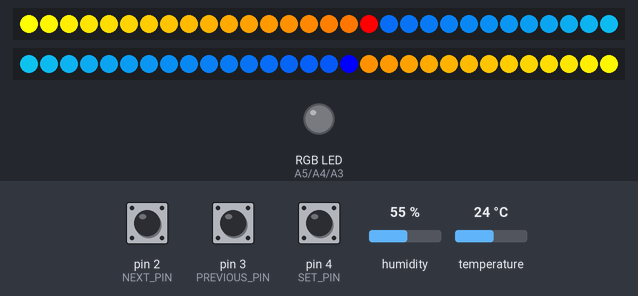
This sketch was run on a simulated Arduino Uno, built with avr-gcc and run on an emulated ATmega328P. On the bench: 2 × 30 RGB LEDs in strip order, left to right, an RGB LED mixed from three pins (HIGH = lit). The inputs (shaded band) are chosen by the test bench; at power-on: pin 4 (SET_PIN) LOW, pin 3 (PREVIOUS_PIN) LOW, pin 2 (NEXT_PIN) LOW, humidity 55 %, temperature 24 °C. EEPROM starts erased.

Above: at 8.9 s.
9.0 s: pin 4 (SET_PIN) pulled HIGH for 0.4 s
At 10.6 s:
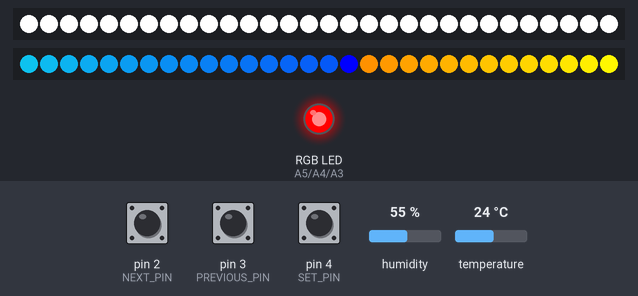
10.9 s: pin 3 (PREVIOUS_PIN) driven HIGH
At 12.8 s:
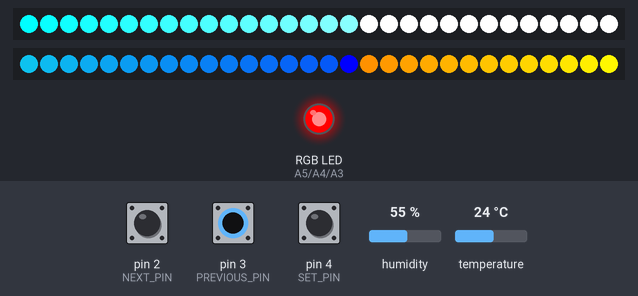
13.6 s: pin 4 (SET_PIN) pulled HIGH for 1 s
At 15.9 s:
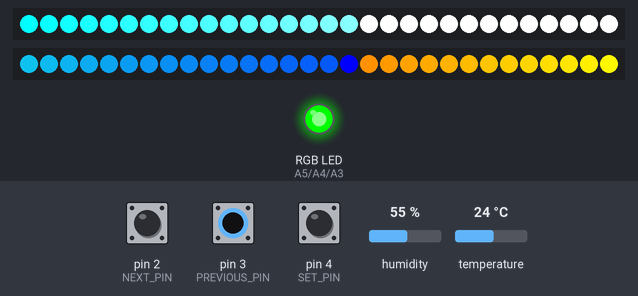
16.3 s: pin 4 (SET_PIN) pulled HIGH for 0.4 s
At 17.5 s:
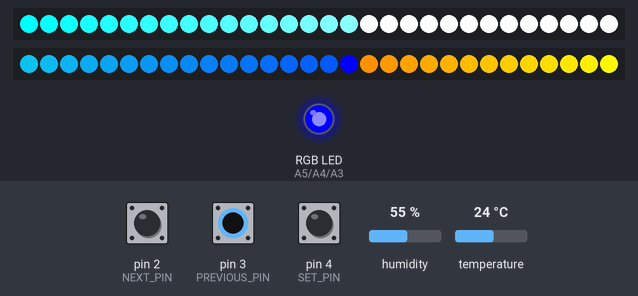
18.4 s: pin 4 (SET_PIN) pulled HIGH for 3.2 s
At 22.2 s:
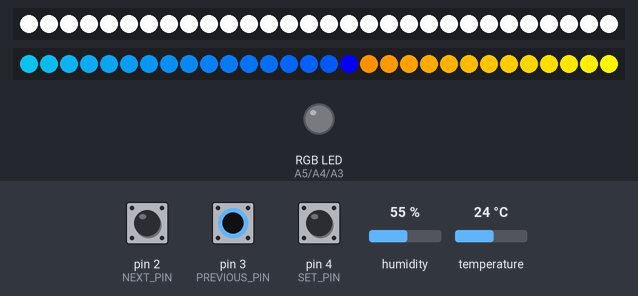
23.8 s: pin 3 (PREVIOUS_PIN) pulsed LOW 5 times (0.12 s each, 0.3 s apart)
At 26.7 s:
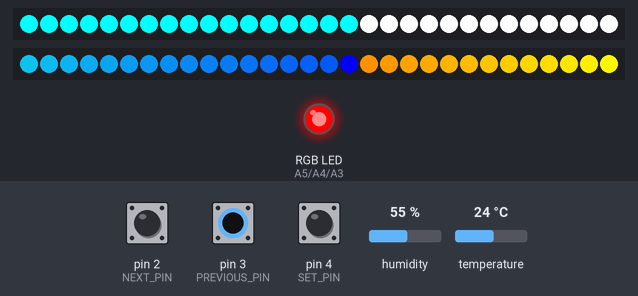
Timing chart, 0 to 28.1 s (numbered marks = the images above; inputs shaded):
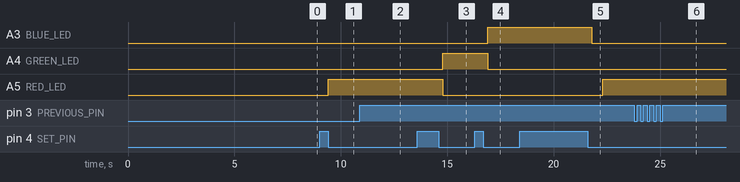

Measured:
- after the input at 9.0 s, A5 (RED_LED): LOW → HIGH after 0.40 s; the LEDs: change after 0.05 s (image 1)
- after the input at 10.9 s, the LEDs: change after 1.2 s (image 2)
- after the input at 13.6 s, A4 (GREEN_LED): LOW → HIGH after 1.2 s; A5 (RED_LED): HIGH → LOW after 1.2 s
- after the input at 16.3 s, A3 (BLUE_LED): LOW → HIGH after 0.60 s; A4 (GREEN_LED): HIGH → LOW after 0.60 s
- after the input at 18.4 s, A3 (BLUE_LED): HIGH → LOW after 3.4 s; A5 (RED_LED): LOW → HIGH after 3.9 s; the LEDs: change after 3.4 s (image 5)
- after the input at 23.8 s, the LEDs: first change after 0.30 s (image 6 shows a later state)
- what the display in image 5 shows lasts 0.5 s, from 21.8 s to 22.3 s

The sketch:

LedThermomether.ino
```cpp
#include <Adafruit_NeoPixel.h>
#ifdef __AVR__
  #include <avr/power.h>
#endif

//#include <OneWire.h>
#include <math.h>
#include <EEPROM.h>
#include <dht.h>

#define LED_STRIP_TEMP_PIN 9
#define LED_STRIP_HUM_PIN 10
//#define DS18B20_PIN 8
#define DHT22_PIN 11
#define TEMP_RANGE_START 15
#define LEDS_PER_DEGREE 2
#define PERCENTAGE_PER_LED 3.33333f //humidity
#define STYLE_NUMBER 5
#define BUTTON_DELAY 200
#define NEXT_PIN 2 //unused
#define PREVIOUS_PIN 3 //unused
#define SET_PIN 4
#define RED_LED A5
#define GREEN_LED A4
#define BLUE_LED A3

//Define all stylesTemp as RGB values (gradients)
byte stylesTemp[STYLE_NUMBER][2][3][3] = {{{{255, 255, 0}, {255, 0, 0}, {255, 0, 0}}    //Yellow to Red, leading with Red
                                       ,{{0, 0, 255}, {11, 165, 203}}}              //Blue to Light blue
                                       ,
                                       {{{148, 235, 0}, {229, 15, 0}, {0, 0, 0}}    //Green to Red
                                       ,{{0, 0, 0}, {0, 0, 0}}}                     //Off
                                       ,
                                       {{{0, 0, 0}, {255, 255, 255}, {255, 255, 255}} //White to White, leading with White
                                       ,{{0, 0, 0}, {0, 0, 0}}}                       //Off
                                       ,
                                       {{{255, 0, 0}, {255, 0, 0}, {0, 255, 0}}     //Red, leading with Green
                                       ,{{0, 0, 255}, {0, 0, 255}}}                 //Blue
                                       ,
                                       {{{0, 255, 0}, {0, 255, 0}, {0, 0, 0}}     //Custom setting
                                       ,{{0, 0, 255}, {0, 0, 255}}}};

byte stylesHum[STYLE_NUMBER][2][3][3] = {{{{11, 165, 203}, {0, 0, 255}, {0, 0, 255}}    //Yellow to Red, leading with Red
                                       ,{{255, 0, 0}, {255, 255, 0}}}              //Blue to Light blue
                                       ,
                                       {{{148, 235, 0}, {229, 15, 0}, {0, 0, 0}}    //Green to Red
                                       ,{{0, 0, 0}, {0, 0, 0}}}                     //Off
                                       ,
                                       {{{0, 0, 0}, {255, 255, 255}, {255, 255, 255}} //White to White, leading with White
                                       ,{{0, 0, 0}, {0, 0, 0}}}                       //Off
                                       ,
                                       {{{255, 0, 0}, {255, 0, 0}, {0, 255, 0}}     //Red, leading with Green
                                       ,{{0, 0, 255}, {0, 0, 255}}}                 //Blue
                                       ,
                                       {{{0, 255, 0}, {0, 255, 0}, {0, 0, 0}}     //Custom setting
                                       ,{{0, 0, 255}, {0, 0, 255}}}};


byte currentStyle = 0;

//Create strips
// number of pixels in strip, Arduino pin number, pixel type flags
Adafruit_NeoPixel stripTemp = Adafruit_NeoPixel(30, LED_STRIP_TEMP_PIN, NEO_GRB + NEO_KHZ800);
Adafruit_NeoPixel stripHum = Adafruit_NeoPixel(30, LED_STRIP_HUM_PIN, NEO_GRB + NEO_KHZ800);

// 1000 uF capacitor across power leads, add 300 - 500 Ohm resistor on first pixel's data input

// DS18B20 Temperature chip i/o
//OneWire ds(DS18B20_PIN);
//DHT22 sensor
dht DHT;

float temp; //For storing current temperature
float humidity;

void setup() {
  pinMode(SET_PIN, INPUT);
  pinMode(RED_LED, OUTPUT);
  pinMode(GREEN_LED, OUTPUT);
  pinMode(BLUE_LED, OUTPUT);

  // Initialize and set all pixels to 'off'
  stripTemp.begin();
  stripHum.begin();
  stripTemp.show();
  stripHum.show();

  //Get first data from sensor
  startUpAndTest(); //Test the strip, cycle RGB VALUES

  //setTempResolution(); //set DS18B20 to 10-bit resolution

  //Get saved stylesTemp in EEPROM
  readCustomStyle();

  //Attach interrupts
  attachInterrupt(0, nextStyle, RISING); //interrupt on pin 2
  attachInterrupt(1, previousStyle, RISING); //interrupt on pin 3
}

void loop() {
  getDataDHT22(); //Get data from sensor
  setColorForTemp(); //Set LED strip color
  setColorForHum();

  //Update strips
  stripTemp.show();
  stripHum.show();

  delay(300); //wait before reading the data again

  //Check for button press
  if(digitalRead(SET_PIN))
    setCostumStyle();
}

//Sets colors on strip for current temperature
void setColorForTemp(){
  //Calculate RGB incremets for each LED
  float increment[3] = {(stylesTemp[currentStyle][0][1][0]-stylesTemp[currentStyle][0][0][0])/30.0, (stylesTemp[currentStyle][0][1][1]-stylesTemp[currentStyle][0][0][1])/30.0, (stylesTemp[currentStyle][0][1][2]-stylesTemp[currentStyle][0][0][2])/30.0};

  uint16_t i;
  //Set the appropriate portion of the strip to first RGB gradient
  for(i=0; i < ((temp-TEMP_RANGE_START)*LEDS_PER_DEGREE)-1; i++) {
    stripTemp.setPixelColor(i, stripTemp.Color(stylesTemp[currentStyle][0][0][0]+round(i*increment[0]), stylesTemp[currentStyle][0][0][1]+round(i*increment[1]), stylesTemp[currentStyle][0][0][2]+round(i*increment[2])));
  }

  //Set leading LED according to current Style. If the RGB value is set to 0, it will not be set any differently than other LEDs
  if(stylesTemp[currentStyle][0][2][0] == 0 && stylesTemp[currentStyle][0][2][1] == 0 && stylesTemp[currentStyle][0][2][2] == 0)
    stripTemp.setPixelColor(i, stripTemp.Color(stylesTemp[currentStyle][0][0][0]+round(i*increment[0]), stylesTemp[currentStyle][0][0][1]+round(i*increment[1]), stylesTemp[currentStyle][0][0][2]+round(i*increment[2])));
  else
    stripTemp.setPixelColor(i, stripTemp.Color(stylesTemp[currentStyle][0][2][0], stylesTemp[currentStyle][0][2][1], stylesTemp[currentStyle][0][2][2]));
  i++;

  //Calculate RGB increments for second portion of strip
  increment[0] = (stylesTemp[currentStyle][1][1][0]-stylesTemp[currentStyle][1][0][0])/30.0;
  increment[1] = (stylesTemp[currentStyle][1][1][1]-stylesTemp[currentStyle][1][0][1])/30.0;
  increment[2] = (stylesTemp[currentStyle][1][1][2]-stylesTemp[currentStyle][1][0][2])/30.0;

  //Set the rest of the strip
  for(; i < stripTemp.numPixels(); i++) {
    stripTemp.setPixelColor(i, stripTemp.Color(stylesTemp[currentStyle][1][0][0]+round(i*increment[0]), stylesTemp[currentStyle][1][0][1]+round(i*increment[1]), stylesTemp[currentStyle][1][0][2]+round(i*increment[2])));
  }
}

//Sets colors on strip for current temperature
void setColorForHum(){
  //Calculate RGB incremets for each LED
  float increment[3] = {(stylesHum[currentStyle][0][1][0]-stylesHum[currentStyle][0][0][0])/30.0, (stylesHum[currentStyle][0][1][1]-stylesHum[currentStyle][0][0][1])/30.0, (stylesHum[currentStyle][0][1][2]-stylesHum[currentStyle][0][0][2])/30.0};

  uint16_t i;
  //Set the appropriate portion of the strip to first RGB gradient
  for(i=0; i < (humidity/PERCENTAGE_PER_LED)-1; i++) {
    stripHum.setPixelColor(i, stripHum.Color(stylesHum[currentStyle][0][0][0]+round(i*increment[0]), stylesHum[currentStyle][0][0][1]+round(i*increment[1]), stylesHum[currentStyle][0][0][2]+round(i*increment[2])));
  }

  //Set leading LED according to current Style. If the RGB value is set to 0, it will not be set any differently than other LEDs
  if(stylesHum[currentStyle][0][2][0] == 0 && stylesHum[currentStyle][0][2][1] == 0 && stylesHum[currentStyle][0][2][2] == 0)
    stripHum.setPixelColor(i, stripHum.Color(stylesHum[currentStyle][0][0][0]+round(i*increment[0]), stylesHum[currentStyle][0][0][1]+round(i*increment[1]), stylesHum[currentStyle][0][0][2]+round(i*increment[2])));
  else
    stripHum.setPixelColor(i, stripHum.Color(stylesHum[currentStyle][0][2][0], stylesHum[currentStyle][0][2][1], stylesHum[currentStyle][0][2][2]));
  i++;

  //Calculate RGB increments for second portion of strip
  increment[0] = (stylesHum[currentStyle][1][1][0]-stylesHum[currentStyle][1][0][0])/30.0;
  increment[1] = (stylesHum[currentStyle][1][1][1]-stylesHum[currentStyle][1][0][1])/30.0;
  increment[2] = (stylesHum[currentStyle][1][1][2]-stylesHum[currentStyle][1][0][2])/30.0;

  //Set the rest of the strip
  for(; i < stripHum.numPixels(); i++) {
    stripHum.setPixelColor(i, stripHum.Color(stylesHum[currentStyle][1][0][0]+round(i*increment[0]), stylesHum[currentStyle][1][0][1]+round(i*increment[1]), stylesHum[currentStyle][1][0][2]+round(i*increment[2])));
  }
}

//Read humidity and temperature from DHT22 sensor
void getDataDHT22(){
  //Get data
  int chk = DHT.read22(DHT22_PIN);

  //Check for errors
  switch (chk){
    case DHTLIB_OK:
        break;
    case DHTLIB_ERROR_CHECKSUM:
    case DHTLIB_ERROR_TIMEOUT:
    case DHTLIB_ERROR_CONNECT:
    case DHTLIB_ERROR_ACK_L:
    case DHTLIB_ERROR_ACK_H:
        return;
        break;
  }

  //Update the newly read data
  temp = DHT.temperature;
  humidity = DHT.humidity;
}

/*//Read temperature from DS18B20 sensor
boolean getTemperature(){
  byte i;
  byte data[12];

  ds.reset();
  ds.skip();
  // Start conversion
  ds.write(0x44, 1);
  // Wait some time...
  delay(200);
  ds.reset();
  ds.skip();
  // Issue Read scratchpad command
  ds.write(0xBE);
  // Receive 9 bytes
  for ( i = 0; i < 9; i++) {
    data[i] = ds.read();
  }
  // Calculate temperature value
  temp = ( (data[1] << 8) + data[0] )*0.0625;
  return true;
}*/

/*void setTempResolution(){
  ds.reset();
  ds.skip();
  ds.write(0x4E);         // Write scratchpad
  ds.write(0);            // TL
  ds.write(0);            // TH
  ds.write(0x3F);         // Configuration Register, Set resolution to 10-bit

  ds.write(0x48);         // Copy Scratchpad
  ds.reset();
}*/

//Test all colors
void startUpAndTest(){
  for(int j = 0; j < 110; j++){
    int i = 0;

    for (; (i < j && i < 30); i++)
      stripTemp.setPixelColor(i, stripTemp.Color(sin(0.3*(j-i)) * 127 + 128, sin(0.3*(j-i) + 2) * 127 + 128, sin(0.3*(j-i) + 4) * 127 + 128));

    for(; (i < 60 && i < j);i++)
      stripHum.setPixelColor(60-i, stripHum.Color(sin(0.3*(j-i)) * 127 + 128, sin(0.3*(j-i) + 2) * 127 + 128, sin(0.3*(j-i) + 4) * 127 + 128));

    delay(50);
    stripTemp.show();
    stripHum.show();
  }
}

byte a, b, c;
bool editMode = false;
void nextStyle(){
  //increase RGB component if in edit style mode
  if(editMode){
    while(digitalRead(NEXT_PIN) && stylesTemp[STYLE_NUMBER-1][a][b][c] != 255){
      stylesTemp[STYLE_NUMBER-1][a][b][c] += 1;
      setColorForTemp();
      stripTemp.show();
    }
  }     //change to next style
  else if(!editMode && currentStyle != STYLE_NUMBER-1){
    currentStyle += 1;
    setColorForTemp();
    stripTemp.show();
    while(digitalRead(NEXT_PIN)){}
    delay(BUTTON_DELAY);
  }
}

void previousStyle(){
  //decrease RGB component if currently in edit mode
  if(editMode){
    while(digitalRead(PREVIOUS_PIN) && stylesTemp[STYLE_NUMBER-1][a][b][c] != 0){
      stylesTemp[STYLE_NUMBER-1][a][b][c] -= 1;
      setColorForTemp();
      stripTemp.show();
    }
  }     //change to previous style
  else if(!editMode && currentStyle != 0){
    currentStyle -= 1;
    setColorForTemp();
    stripTemp.show();
    while(digitalRead(PREVIOUS_PIN)){}
    delay(BUTTON_DELAY);
  }
}

void setCostumStyle(){
  noInterrupts();
  editMode = true;

  //set strip to full brightness to indicate edit mode has been entered
  for(int i = 0; i < 30; i++)
    stripTemp.setPixelColor(i, stripTemp.Color(255, 255, 255));
  stripTemp.show();

  //wait till the button is depressed
  while(digitalRead(SET_PIN)){}

  //set custom style and display it, enable interrupts
  currentStyle = STYLE_NUMBER-1;
  setColorForTemp();
  stripTemp.show();
  interrupts();

  //Set all the values for custom style
  setCustomColor(0, 0);
  setCustomColor(0, 1);
  setCustomColor(0, 2);
  setCustomColor(1, 0);
  setCustomColor(1, 1);

  //exit edit mode
  editMode = false;
}

//Set RGB value for custom style at location x,y in array stylesTemp
void setCustomColor(byte x, byte y){
  a = x;
  b = y;
  for(byte i=0; i < 3; i++){
    switch(i){
      case 0:
        digitalWrite(RED_LED, HIGH);
        break;
      case 1:
        digitalWrite(GREEN_LED, HIGH);
        break;
      case 2:
        digitalWrite(BLUE_LED, HIGH);
    }

    c = i;
    while(!digitalRead(SET_PIN)){
      //wait, interrupts will set the value
    }
    while(digitalRead(SET_PIN)){}
    delay(BUTTON_DELAY);
    EEPROM.write((a*3+b)*3+i, stylesTemp[STYLE_NUMBER-1][a][b][i]);
    digitalWrite(RED_LED, LOW);
    digitalWrite(GREEN_LED, LOW);
    digitalWrite(BLUE_LED, LOW);
  }

  for(int i = 0; i < 30; i++)
    stripTemp.setPixelColor(i, stripTemp.Color(255, 255, 255));
  stripTemp.show();
  delay(500);
  setColorForTemp();
  stripTemp.show();
}

//Read the custom style stored in EEPROM from last sesion
void readCustomStyle(){
  readCustomRGBValue(0, 0);
  readCustomRGBValue(0, 1);
  readCustomRGBValue(0, 2);
  readCustomRGBValue(1, 0);
  readCustomRGBValue(1, 1);
}

//read RGB values from EEPROM
void readCustomRGBValue(byte a, byte b){
  stylesTemp[STYLE_NUMBER-1][a][b][0] = EEPROM.read((a*3+b)*3);
  stylesTemp[STYLE_NUMBER-1][a][b][1] = EEPROM.read((a*3+b)*3+1);
  stylesTemp[STYLE_NUMBER-1][a][b][2] = EEPROM.read((a*3+b)*3+2);
}
```
